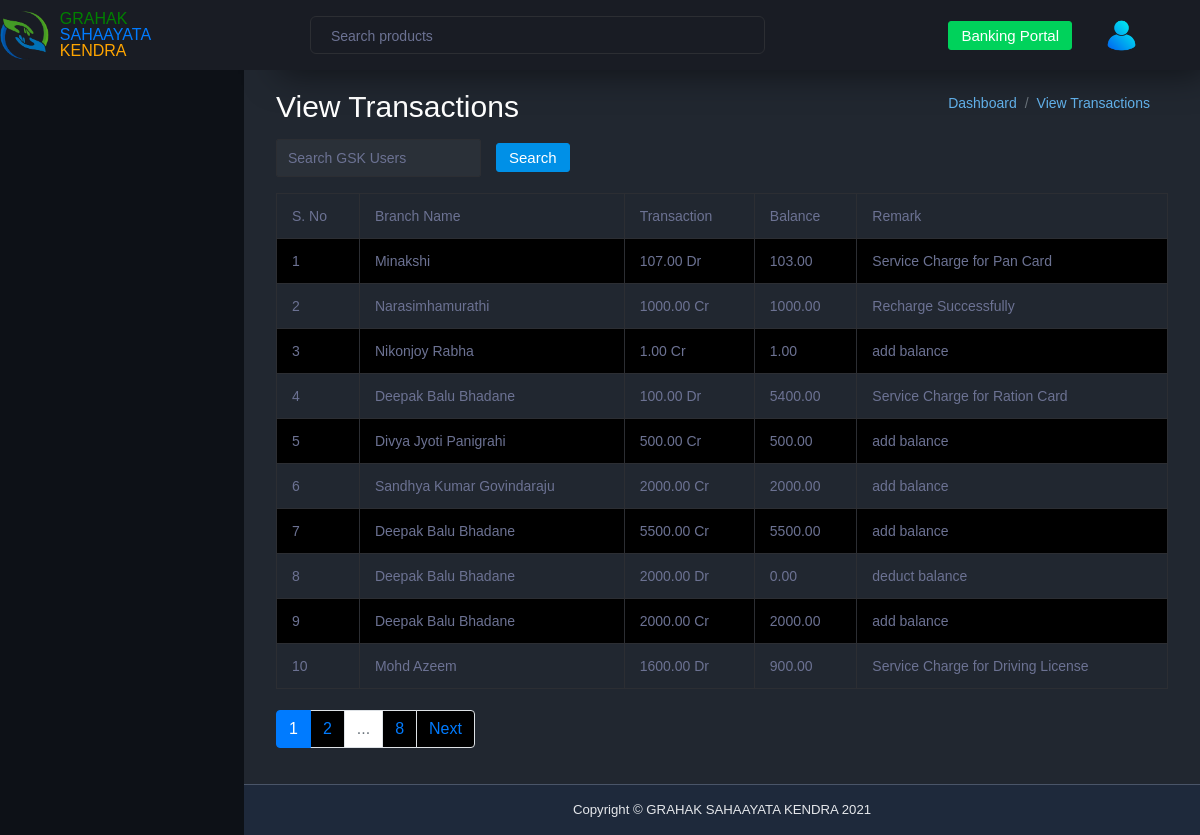
Page /dashboard/admin/view-transactions/ on the committed database.
### dashboard/models.py (models this page shows, shortened)
class Transaction(models.Model):
    TRANSACTION_TYPES = (
        ("Credit", "Credit"),
        ("Debit", "Debit"),
    )
    user = models.ForeignKey(settings.AUTH_USER_MODEL, on_delete=models.CASCADE, related_name="transactions")
    transaction_type = models.CharField(max_length=10, choices=TRANSACTION_TYPES)
    amount = models.DecimalField(max_digits=10, decimal_places=2)
    balance_after_transaction = models.DecimalField(max_digits=10, decimal_places=2, default=0.00)
    description = models.TextField(blank=True, null=True)
    created_at = models.DateTimeField(auto_now_add=True)

### dashboard/views/admin_views.py (the view)
# urls.py: path("admin/view-transactions/", admin_view_transactions, name="view_transactions"),
def admin_view_transactions(request):
    transactions = Transaction.objects.select_related('user').values(
        'id',
        'user__full_name',
        'transaction_type',
        'amount',
        'balance_after_transaction',
        'description',
        'created_at',
    ).order_by('-created_at')
    search_query = request.GET.get('search', '')
    if search_query:
        transactions = transactions.filter(
            Q(user__full_name__icontains=search_query) |
            Q(description__icontains=search_query)
        )
    paginator = Paginator(transactions, 10)  # Show 10 transactions per page
    page_number = request.GET.get('page')
    page_obj = paginator.get_page(page_number)
    serial_start = (page_obj.number - 1) * paginator.per_page
    context = {
        'transactions': page_obj,
        'search_query': search_query,
        'serial_start': serial_start,
    }
    return render(request, 'admin_dashboard/view_transactions.html', context)

### dashboard/templates/admin_dashboard/view_transactions.html (shortened to what this page needs)
{% extends 'base.html' %}
{% load static %}
{% block content %}
<div class="container mt-10">
    <div class="d-flex justify-content-between align-items-center">
        <h2>View Transactions</h2>
        <nav aria-label="breadcrumb">
            <ol class="breadcrumb">
                <li class="breadcrumb-item"><a href="{% url 'admin_dashboard' %}">Dashboard</a></li>
                <li class="breadcrumb-item"><a href="{% url 'add_service' %}">View Transactions</a></li>
            </ol>
        </nav>
    </div>
    <form method="get" class="form-inline mb-3">
        <input type="text" name="search" value="{{ search_query }}" class="form-control" placeholder="Search GSK Users">
        <button type="submit" class="btn btn-primary">Search</button>
    </form>
    <div class="table-responsive">
        <table class="table table-striped table-bordered">
            <thead>
                <tr>
                    <th>S. No</th>
                    <th>Branch Name</th>
                    <th>Transaction</th>
                    <th>Balance</th>
                    <th>Remark</th>
                </tr>
            </thead>
            <tbody>
                {% for transaction in transactions %}
                <tr>
                    <td>{{ serial_start|add:forloop.counter }}</td>
                    <td>{{ transaction.user__full_name }}</td>
                    <td>
                        {{ transaction.amount }}
                        {% if transaction.transaction_type == "Credit" %}
                            Cr
                        {% else %}
                            Dr
                        {% endif %}
                    </td>
                    <td>{{ transaction.balance_after_transaction|default:"0.00" }}</td>
                    <td>{{ transaction.description|default:"N/A" }}</td>
                </tr>
                {% empty %}
                <tr>
                    <td colspan="5" class="text-center">No transactions found.</td>
                </tr>
                {% endfor %}
            </tbody>
        </table>
        <nav>
            <ul class="pagination">
                <li class="page-item {% if transactions.number == 1 %}active{% endif %}">
                    <a class="page-link" href="?page=1">1</a>
                </li>
                {% for page_num in transactions.paginator.page_range %}
                    {% if page_num >= transactions.number|add:-1 and page_num <= transactions.number|add:1 and page_num != 1 and page_num != transactions.paginator.num_pages %}
                    <li class="page-item {% if page_num == transactions.number %}active{% endif %}">
                        <a class="page-link" href="?page={{ page_num }}">{{ page_num }}</a>
                    </li>
                    {% endif %}
                {% endfor %}
                {% if transactions.number < transactions.paginator.num_pages|add:-2 %}
                <li class="page-item disabled"><span class="page-link">...</span></li>
                {% endif %}
                {% if transactions.paginator.num_pages > 1 %}
                <li class="page-item {% if transactions.number == transactions.paginator.num_pages %}active{% endif %}">
                    <a class="page-link" href="?page={{ transactions.paginator.num_pages }}">{{ transactions.paginator.num_pages }}</a>
                </li>
                {% endif %}
                {% if transactions.has_next %}
                <li class="page-item">
                    <a class="page-link" href="?page={{ transactions.next_page_number }}">Next</a>
                </li>
                {% endif %}
            </ul>
        </nav>
    </div>
</div>
{% endblock %}

### dashboard/templates/admin_dashboard/view_transactions.html (style rules this page uses)
.breadcrumb-item a { color: #63b3ed; text-decoration: none; }
button.btn.btn-primary { margin-left: 15px; }
ul.pagination { margin-top: 21px; }

### rows in the picture
Transaction: counter "1", transaction_type "Dr"
Transaction: counter "2", transaction_type "Cr"
Transaction: counter "3", transaction_type "Cr"
Transaction: counter "4", transaction_type "Dr"
Transaction: counter "5", transaction_type "Cr"
Transaction: counter "6", transaction_type "Cr"
Transaction: counter "7", transaction_type "Cr"
Transaction: counter "8", transaction_type "Dr"
Transaction: counter "9", transaction_type "Cr"
Transaction: counter "10", transaction_type "Dr"

### other values in the picture
{{ page_num }} "2"
{{ transactions.paginator.num_pages }} "8"
